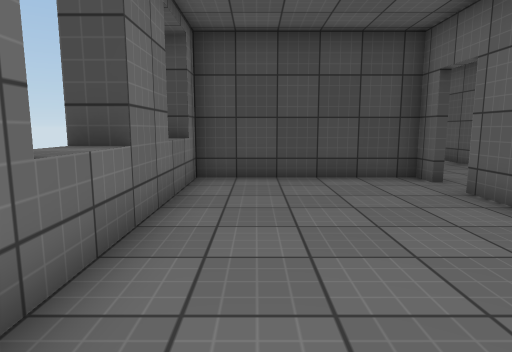
view 1 (above)

24 first-person views from a walk through a Unity game level. The camera is 1.2 m above the floor, tilts 8° down and sees 75° across. The floor is counted in squares, 1 m on a side. Each view is taken from the middle of a square. On the plan, view 1 faces up. The plan holds only what a view shows up to about 14 squares ahead; the rest is blank. The place goes on beyond the plan. The player character is not drawn. Surface patterns are stand-ins for the level's own textures.

view 2
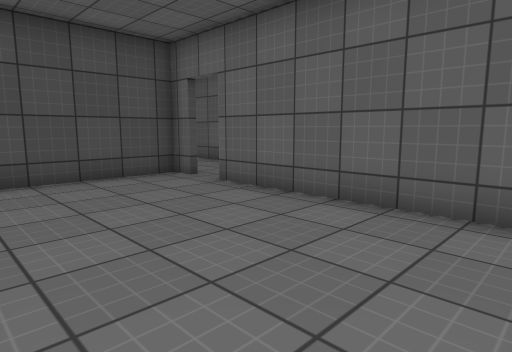

view 3
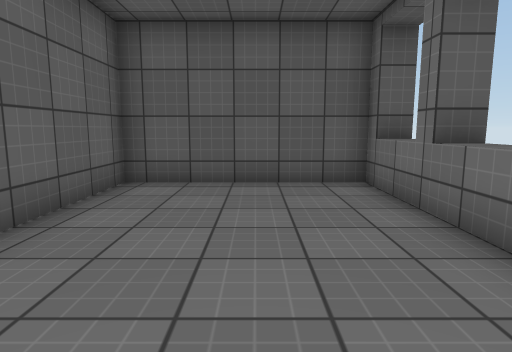

view 4
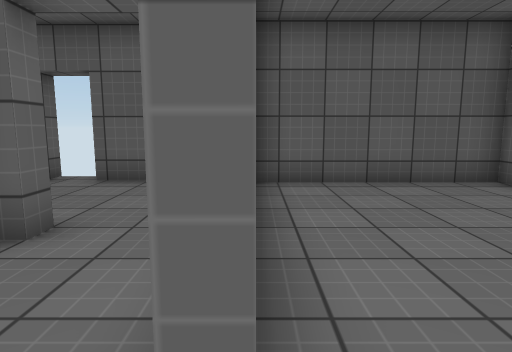

view 5
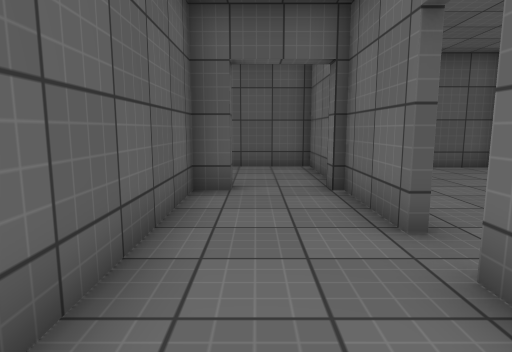

view 6
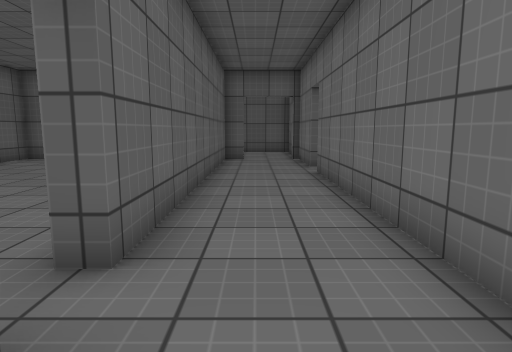

view 7
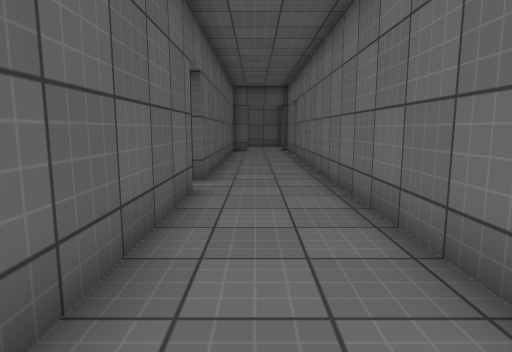

view 8
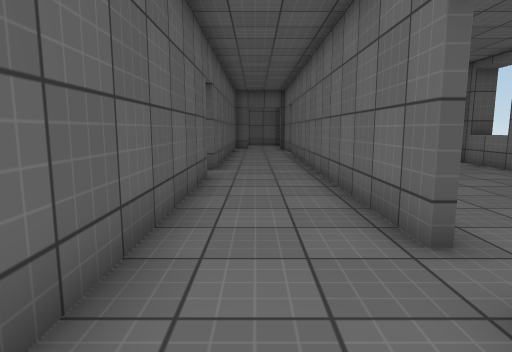

view 9
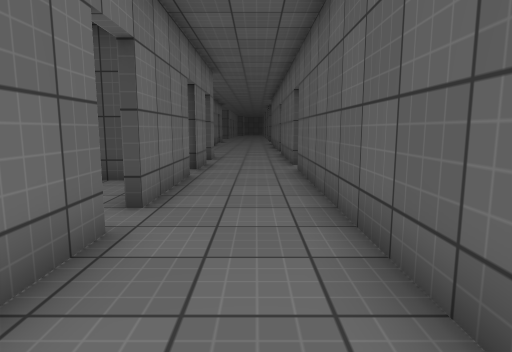

view 10
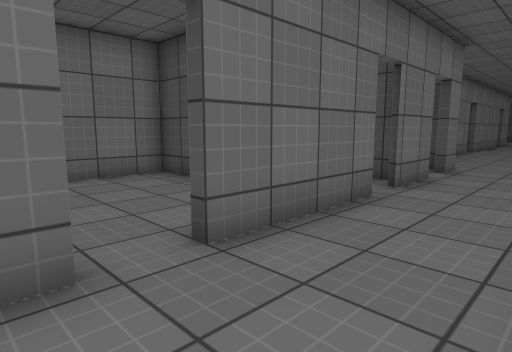

view 11
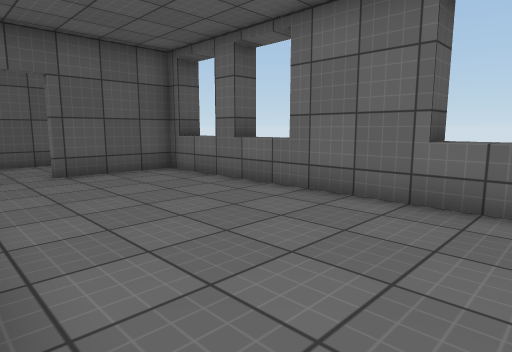

view 12
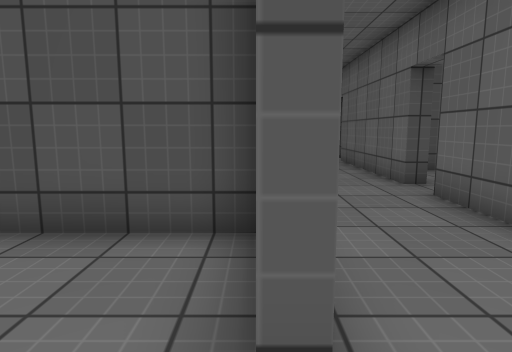

view 13
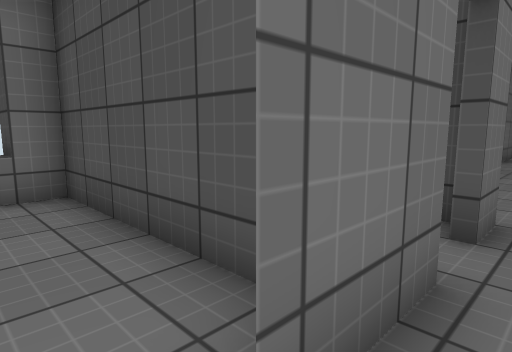

view 14
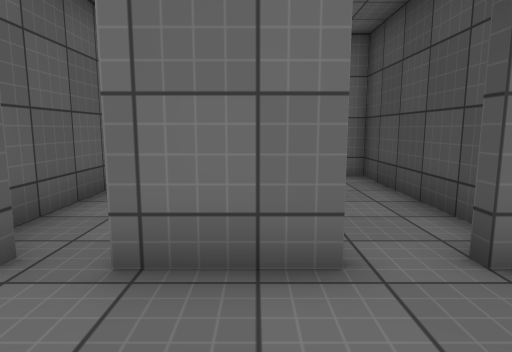

view 15
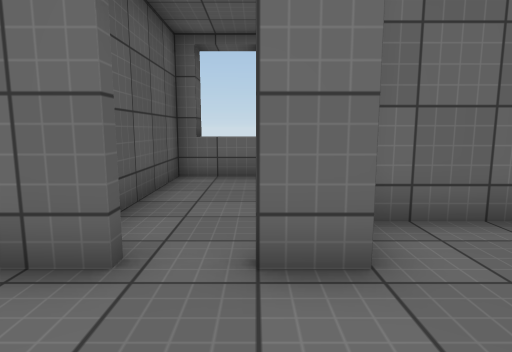

view 16
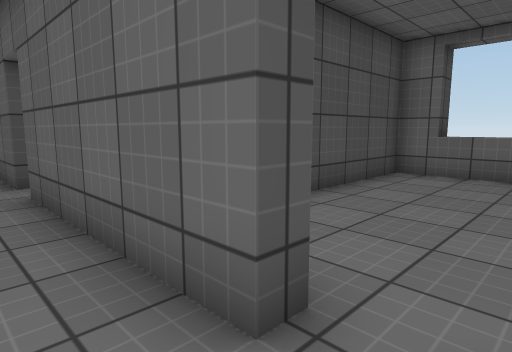

view 17
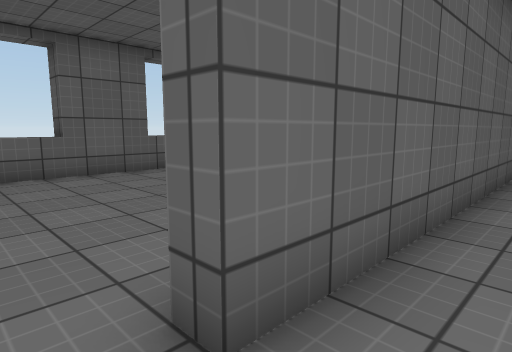

view 18
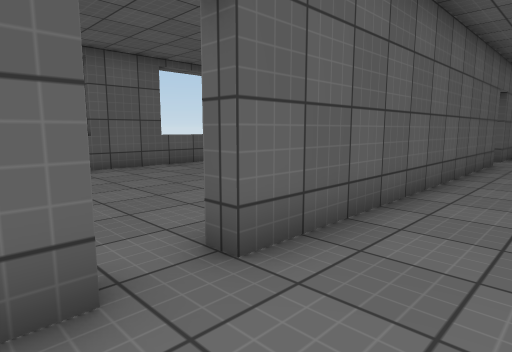

view 19
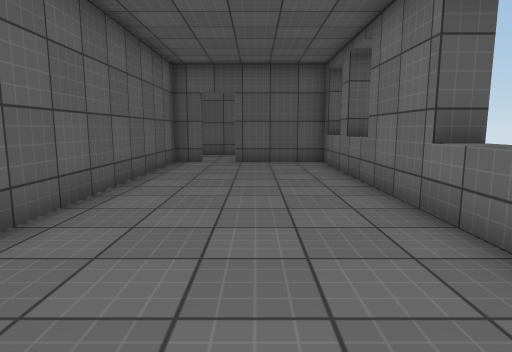

view 20
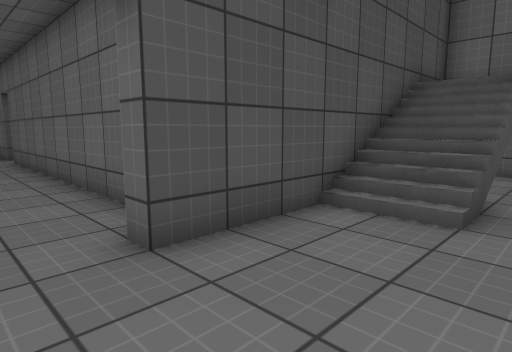

view 21
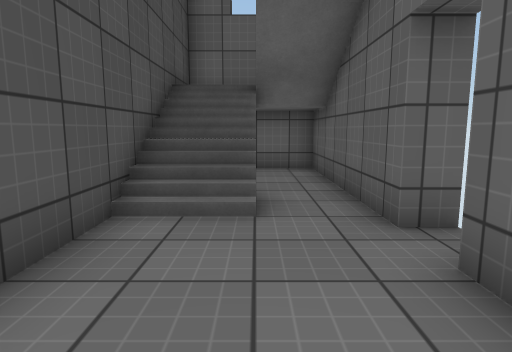

view 22
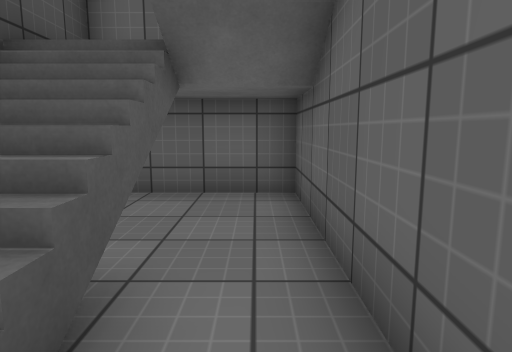

view 23
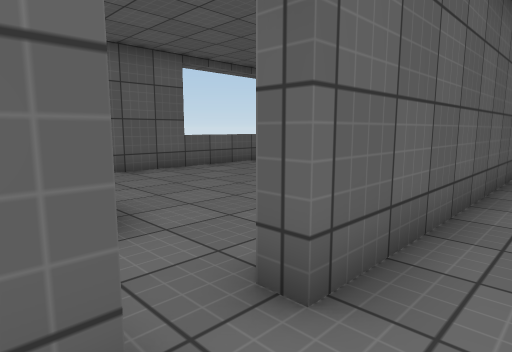

view 24
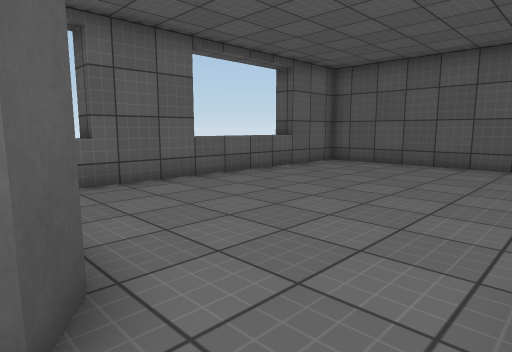

### Floor plan
Key: @ floor where view 1 was taken; # wall or solid block; x gap in a wall; . floor; / step, stairs or slope; = window, fence, low wall or low ledge; ^ raised ledge.
Columns run from 2 left of view 1 to 16 right of it. Each row starts with its distance up from view 1.
 34       ..
 33      #.. .#
 32      #.. .#
 31 #######...########
 30 #.....#...#..... ##
 29 ^.........#......^^
 28 #######..........^
 27 #.....#...x......^
 26    .......#......^^
 25 #######...# .....##
 24 #.....#...#   ...#
 23 #.....#...#    ..#
 22 #.....#...#      ^
 21 #.........#
 20 ^.....#...#
 19 #.....#...#
 18 #.....#...#
 17 #.....#...#
 16 ^.....#...#
 15 ^.....#.....#
 14 #.....#...#.##
 13 ^.....#...#.......^
 12 #######...#.......#
 11      ##...#.......#
 10       #...#.......#
  9       #...#.......^
  8 #######...#.......^
  7 ^.........#.......^
  6 ^.....#...#.......#
  5 #.....#...#.......#
  4 #.....#...#.......#
  3 ^.....#..##########
  2 #.....#.....////..#
  1 ^.....#...../=##..#
  0 ^.@...#...........#
 -1 ########## x#######

Positions as (right, up) in squares from view 1, and headings:
1: (0, 0), facing up
2: (-1, 0), facing up-right
3: (1, 7), facing down
4: (4, 7), facing down
5: (6, 10), facing down
6: (6, 17), facing down
7: (6, 22), facing down
8: (6, 24), facing down
9: (6, 17), facing up
10: (7, 20), facing up-left
11: (4, 21), facing down-left
12: (4, 21), facing up
13: (5, 26), facing up-left
14: (7, 28), facing left
15: (7, 30), facing left
16: (6, 27), facing up-right
17: (6, 28), facing down-right
18: (5, 29), facing down-right
19: (1, 24), facing down
20: (5, 0), facing up-right
21: (5, 1), facing right
22: (9, 0), facing right
23: (6, 16), facing down-right
24: (8, 15), facing down-right
